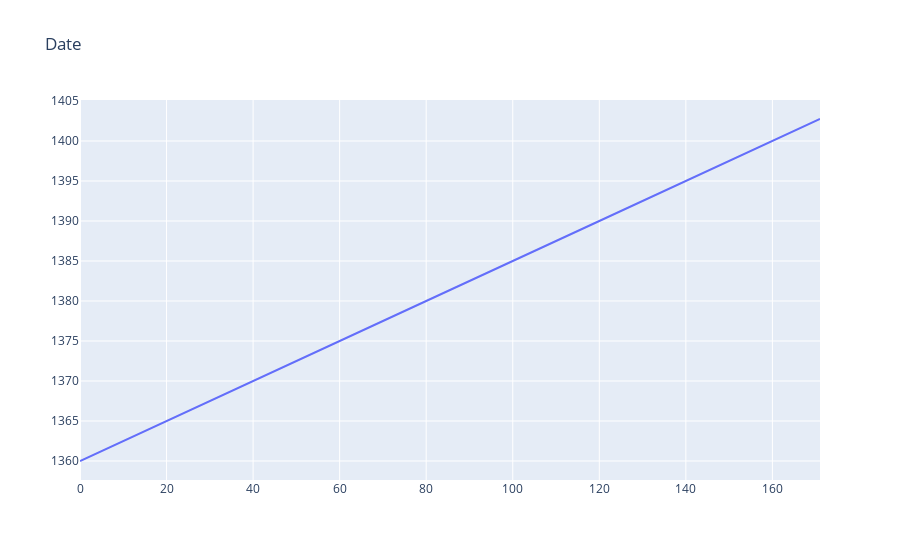
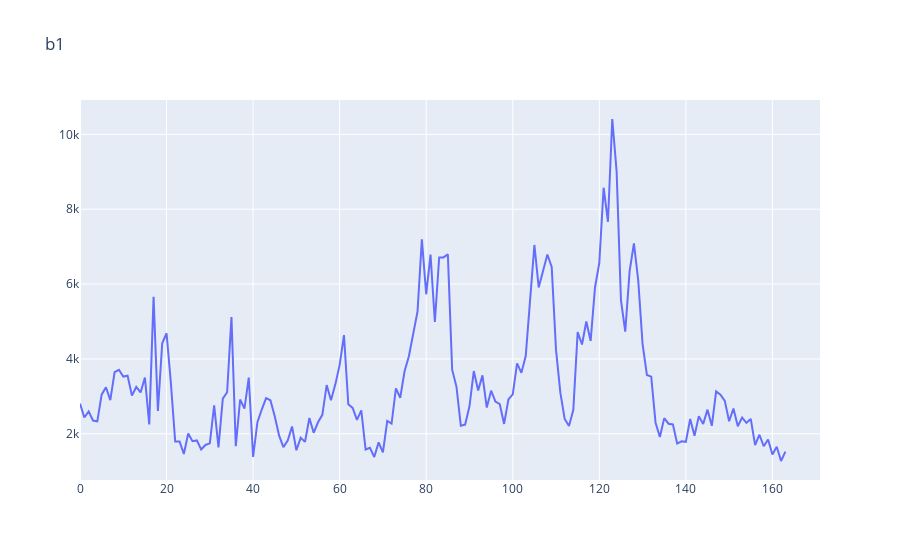
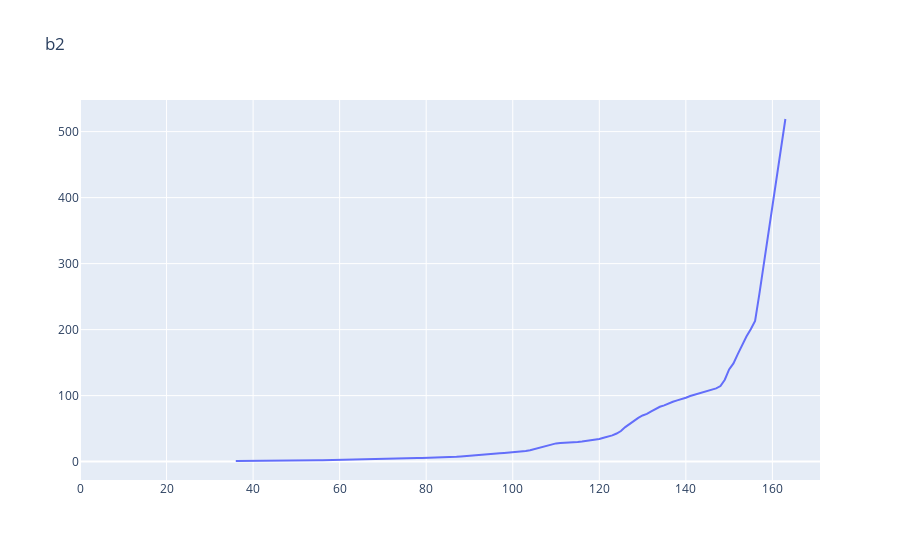
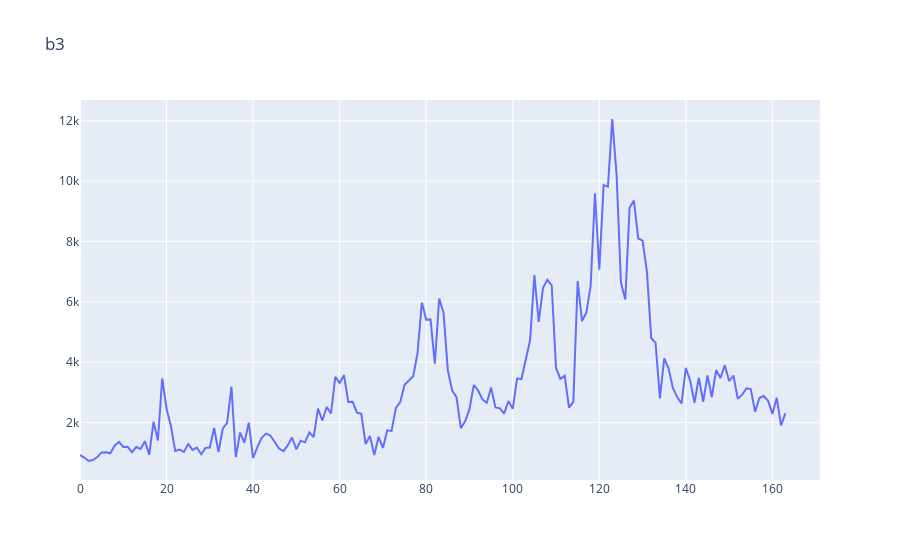

Notebook cell for these charts, in order:
### Code cell
# plot each column based on the index
for col in df.columns:
    fig = go.Figure()
    fig.add_trace(go.Scatter(x=df.index, y=df[col]))
    fig.update_layout(title=col)
    fig.show()

### Figure 1 — Plotly figure (JSON) as saved in the notebook; plotly's stock layout.template omitted (floating-point values rounded to 4 significant figures; data arrays with more than 128 entries replaced by an {"elided": "..."} marker saying what was removed)
{"data": [{"type": "scatter", "x": {"elided": "172 int values"}, "y": {"elided": "172 str values"}}], "layout": {"title": {"text": "Date"}}}

### Figure 2 — Plotly figure (JSON) as saved in the notebook; plotly's stock layout.template omitted (floating-point values rounded to 4 significant figures; data arrays with more than 128 entries replaced by an {"elided": "..."} marker saying what was removed)
{"data": [{"type": "scatter", "x": {"elided": "172 int values"}, "y": {"elided": "172 float values"}}], "layout": {"title": {"text": "b1"}}}

### Figure 3 — Plotly figure (JSON) as saved in the notebook; plotly's stock layout.template omitted (floating-point values rounded to 4 significant figures; data arrays with more than 128 entries replaced by an {"elided": "..."} marker saying what was removed)
{"data": [{"type": "scatter", "x": {"elided": "172 int values"}, "y": {"elided": "172 float values"}}], "layout": {"title": {"text": "b2"}}}

### Figure 4 — Plotly figure (JSON) as saved in the notebook; plotly's stock layout.template omitted (floating-point values rounded to 4 significant figures; data arrays with more than 128 entries replaced by an {"elided": "..."} marker saying what was removed)
{"data": [{"type": "scatter", "x": {"elided": "172 int values"}, "y": {"elided": "172 float values"}}], "layout": {"title": {"text": "b3"}}}
